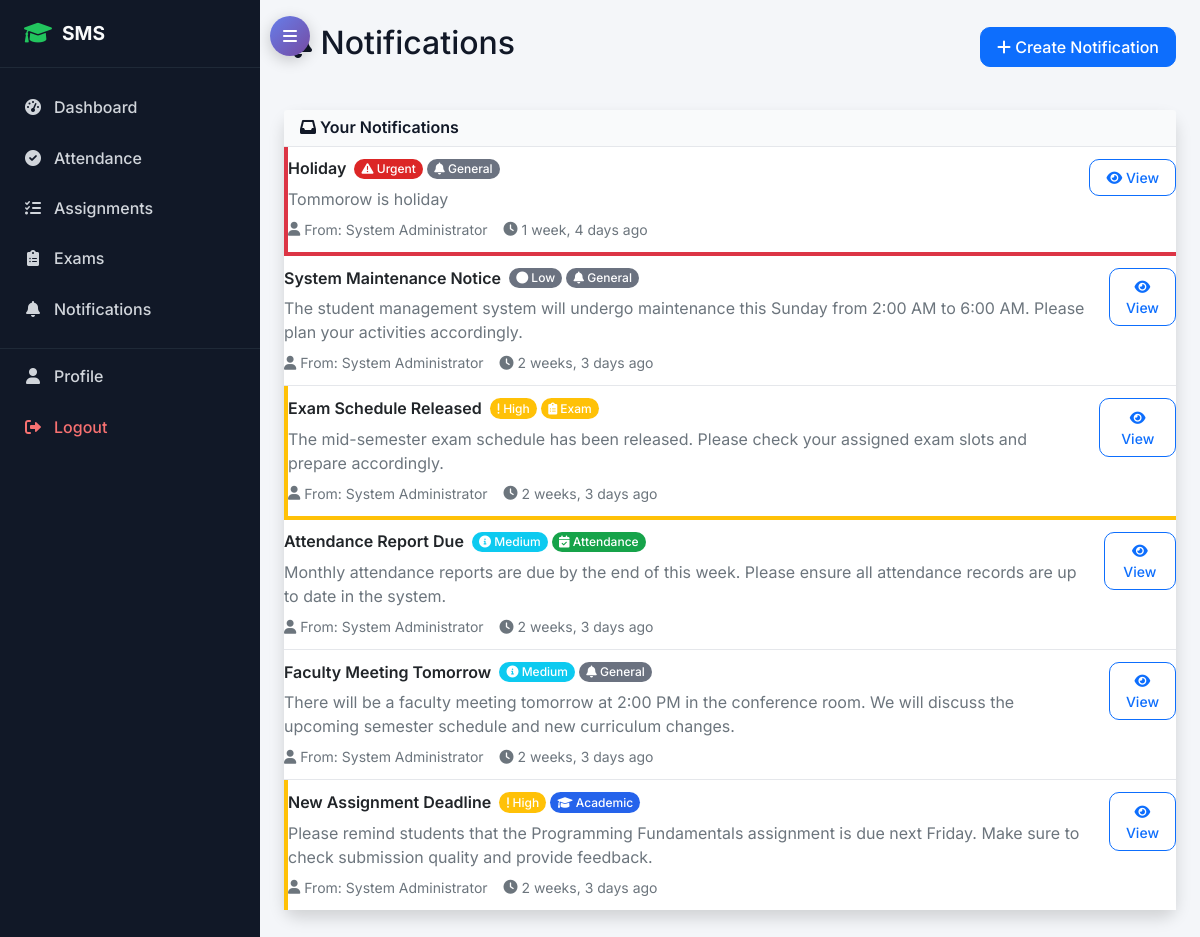
Before: /notifications/ (signed in) with the older database file.
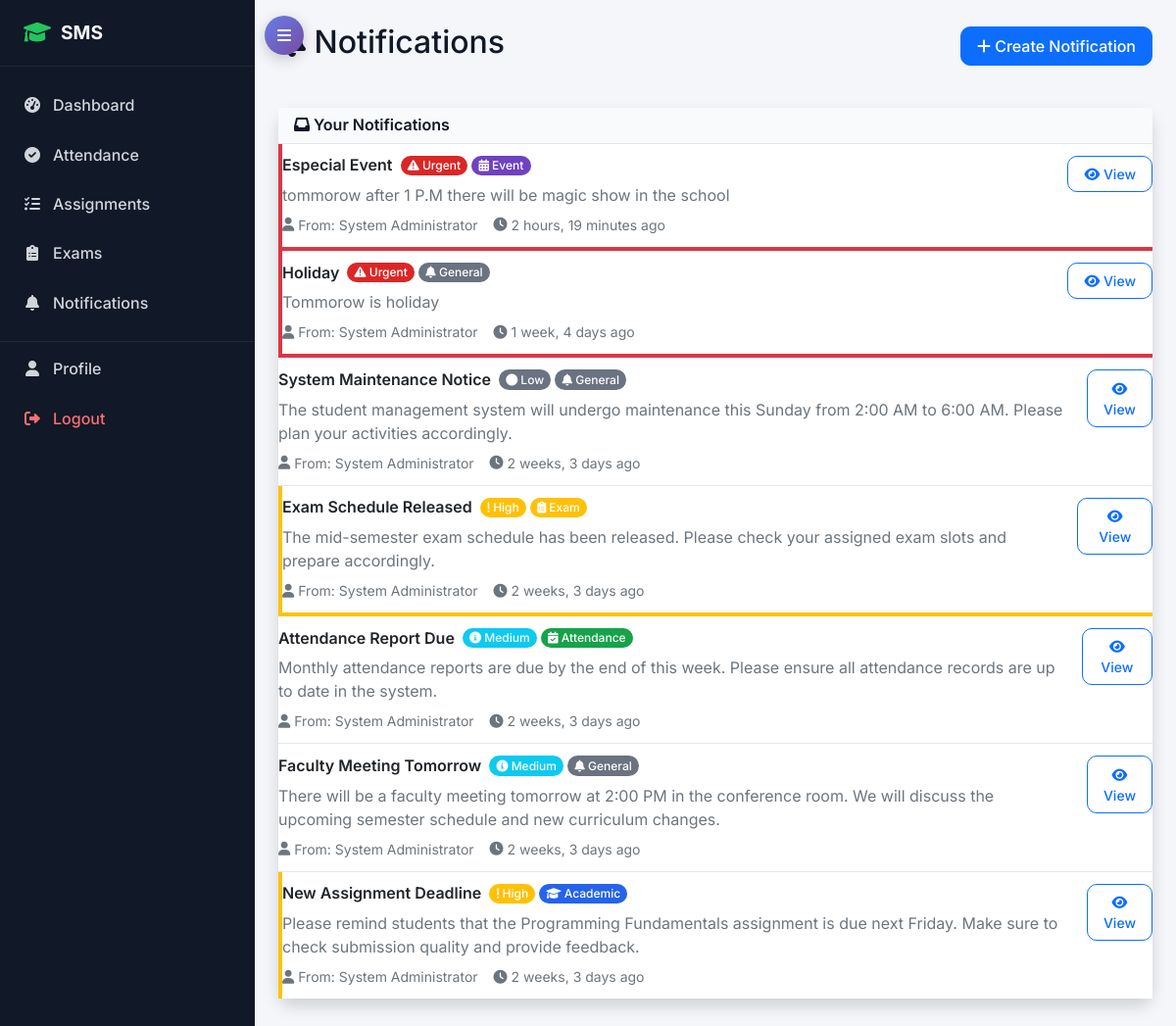
After: the same page with the newer database file.
### notifications/models.py (models this page shows, shortened)
class Notification(models.Model):
    NOTIFICATION_TYPES = (
        ('general', 'General'),
        ('academic', 'Academic'),
        ('attendance', 'Attendance'),
        ('exam', 'Examination'),
        ('fee', 'Fee'),
        ('event', 'Event'),
    )
    PRIORITY_CHOICES = (
        ('low', 'Low'),
        ('medium', 'Medium'),
        ('high', 'High'),
        ('urgent', 'Urgent'),
    )
    title = models.CharField(max_length=200)
    message = models.TextField()
    notification_type = models.CharField(max_length=20, choices=NOTIFICATION_TYPES)
    priority = models.CharField(max_length=10, choices=PRIORITY_CHOICES, default='medium')
    recipients = models.ManyToManyField(User, related_name='notifications')
    sender = models.ForeignKey(User, on_delete=models.CASCADE, related_name='sent_notifications')
    is_read = models.BooleanField(default=False)
    send_email = models.BooleanField(default=False)
    created_at = models.DateTimeField(auto_now_add=True)
    class Meta:
        ordering = ['-created_at']

### accounts/models.py (models this page shows, shortened)
class User(AbstractUser):
    USER_TYPE_CHOICES = (
        ('admin', 'Admin'),
        ('student', 'Student'),
        ('teacher', 'Teacher'),
        ('parent', 'Parent'),
    )
    user_type = models.CharField(max_length=10, choices=USER_TYPE_CHOICES)
    phone_regex = RegexValidator(regex=r'^\+?1?\d{9,15}$', message="Phone number must be entered in the format: '+999999999'. Up to 15 digits allowed.")
    phone_number = models.CharField(validators=[phone_regex], max_length=17, blank=True)
    address = models.TextField(blank=True)
    date_of_birth = models.DateField(null=True, blank=True)
    profile_picture = models.ImageField(upload_to='profile_pics/', blank=True, null=True)
    is_active = models.BooleanField(default=True)
    created_at = models.DateTimeField(auto_now_add=True)
    updated_at = models.DateTimeField(auto_now=True)

### notifications/views.py (the view)
# urls.py: path('', views.notification_list, name='notification_list'),
@login_required
def notification_list(request):
    notifications = Notification.objects.filter(recipients=request.user).order_by('-created_at')
    unread_notifications = notifications.exclude(
        notificationread__user=request.user
    )
    for notification in unread_notifications:
        NotificationRead.objects.get_or_create(
            notification=notification,
            user=request.user
        )
    context = {
        'notifications': notifications,
        'unread_count': unread_notifications.count()
    }
    return render(request, 'notifications/notification_list.html', context)

### templates/notifications/notification_list.html (shortened to what this page needs)
{% extends 'base.html' %}
{% block content %}
<div class="row">
    <div class="col-12">
        <div class="d-flex justify-content-between align-items-center mb-4">
            <h2><i class="fas fa-bell"></i> Notifications</h2>
            {% if user.user_type == 'admin' or user.user_type == 'teacher' %}
            <a href="{% url 'notifications:create_notification' %}" class="btn btn-primary">
                <i class="fas fa-plus"></i> Create Notification
            </a>
            {% endif %}
        </div>
    </div>
</div>
{% if notifications %}
<div class="row">
    <div class="col-12">
        <div class="card shadow">
            <div class="card-header bg-primary text-white">
                <h6 class="m-0"><i class="fas fa-inbox"></i> Your Notifications</h6>
            </div>
            <div class="card-body p-0">
                <div class="list-group list-group-flush">
                    {% for notification in notifications %}
                    <div class="list-group-item {% if notification.priority == 'urgent' %}border-start border-danger border-4{% elif notification.priority == 'high' %}border-start border-warning border-4{% endif %}">
                        <div class="d-flex w-100 justify-content-between align-items-start">
                            <div class="flex-grow-1">
                                <div class="d-flex align-items-center mb-2">
                                    <h6 class="mb-0 me-2">{{ notification.title }}</h6>
                                    {% if notification.priority == 'urgent' %}
                                        <span class="badge bg-danger">
                                            <i class="fas fa-exclamation-triangle"></i> Urgent
                                        </span>
                                    {% elif notification.priority == 'high' %}
                                        <span class="badge bg-warning">
                                            <i class="fas fa-exclamation"></i> High
                                        </span>
                                    {% elif notification.priority == 'medium' %}
                                        <span class="badge bg-info">
                                            <i class="fas fa-info-circle"></i> Medium
                                        </span>
                                    {% else %}
                                        <span class="badge bg-secondary">
                                            <i class="fas fa-circle"></i> Low
                                        </span>
                                    {% endif %}
                                    {% if notification.notification_type == 'academic' %}
                                        <span class="badge bg-primary ms-1">
                                            <i class="fas fa-graduation-cap"></i> Academic
                                        </span>
                                    {% elif notification.notification_type == 'attendance' %}
                                        <span class="badge bg-success ms-1">
                                            <i class="fas fa-calendar-check"></i> Attendance
                                        </span>
                                    {% elif notification.notification_type == 'exam' %}
                                        <span class="badge bg-warning ms-1">
                                            <i class="fas fa-clipboard-list"></i> Exam
                                        </span>
                                    {% elif notification.notification_type == 'fee' %}
                                        <span class="badge bg-info ms-1">
                                            <i class="fas fa-dollar-sign"></i> Fee
                                        </span>
                                    {% elif notification.notification_type == 'event' %}
                                        <span class="badge bg-purple ms-1">
                                            <i class="fas fa-calendar-alt"></i> Event
                                        </span>
                                    {% else %}
                                        <span class="badge bg-secondary ms-1">
                                            <i class="fas fa-bell"></i> General
                                        </span>
                                    {% endif %}
                                </div>
                                <p class="mb-2 text-muted">{{ notification.message|truncatewords:30 }}</p>
                                <div class="d-flex align-items-center text-muted small">
                                    <i class="fas fa-user me-1"></i>
                                    <span class="me-3">From: {{ notification.sender.get_full_name|default:notification.sender.username }}</span>
                                    <i class="fas fa-clock me-1"></i>
                                    <span>{{ notification.created_at|timesince }} ago</span>
                                </div>
                            </div>
                            <div class="ms-3">
                                <button class="btn btn-sm btn-outline-primary" type="button"
                                        data-bs-toggle="collapse" data-bs-target="#notification-{{ notification.id }}"
                                        aria-expanded="false">
                                    <i class="fas fa-eye"></i> View
                                </button>
                            </div>
                        </div>
                    </div>
                    {% endfor %}
                </div>
            </div>
        </div>
    </div>
</div>
{% endif %}
{% endblock %}

### templates/base.html (shortened to what this page needs)
<!DOCTYPE html>
<html lang="en">
<head>
    {% load static %}
    <link href="https://cdn.jsdelivr.net/npm/bootstrap@5.1.3/dist/css/bootstrap.min.css" rel="stylesheet">
    <link href="https://cdnjs.cloudflare.com/ajax/libs/font-awesome/6.0.0/css/all.min.css" rel="stylesheet">
    <link rel="stylesheet" href="{% static 'css/style.css' %}">
</head>
<body>
{% if user.is_authenticated %}
<div class="layout-wrapper">
    <button class="desktop-sidebar-toggle d-none d-md-flex" id="desktopSidebarToggle" aria-label="Toggle Sidebar">
        <i class="fas fa-bars"></i>
    </button>
    <aside class="sidebar" id="sidebar">
        <div class="sidebar-brand">
            <i class="fas fa-graduation-cap"></i>
            <span class="sidebar-text">SMS</span>
        </div>
        <ul class="sidebar-menu">
            <li>
                <a href="{% url 'accounts:dashboard' %}">
                    <i class="fas fa-tachometer-alt"></i> <span class="sidebar-text">Dashboard</span>
                </a>
            </li>
            {% if user.user_type == 'teacher' or user.user_type == 'admin' %}
            <li>
                <a href="{% url 'attendance:mark_attendance' %}">
                    <i class="fas fa-check-circle"></i> <span class="sidebar-text">Attendance</span>
                </a>
            </li>
            <li>
                <a href="{% url 'academic:assignment_list' %}">
                    <i class="fas fa-tasks"></i> <span class="sidebar-text">Assignments</span>
                </a>
            </li>
            <li>
                <a href="{% url 'examination:exam_list' %}">
                    <i class="fas fa-clipboard-list"></i> <span class="sidebar-text">Exams</span>
                </a>
            </li>
            {% endif %}
            <li>
                <a href="{% url 'notifications:notification_list' %}">
                    <i class="fas fa-bell"></i> <span class="sidebar-text">Notifications</span>
                </a>
            </li>
            <li class="sidebar-divider"></li>
            <li>
                <a href="{% url 'accounts:profile' %}">
                    <i class="fas fa-user"></i> <span class="sidebar-text">Profile</span>
                </a>
            </li>
            <li>
                <a href="{% url 'accounts:logout' %}" class="logout">
                    <i class="fas fa-sign-out-alt"></i> <span class="sidebar-text">Logout</span>
                </a>
            </li>
        </ul>
    </aside>
    <main class="main-content" id="mainContent">
{% else %}
    <main class="container-fluid mt-4">
{% endif %}
        {% block content %}{% endblock %}
    </main>
{% if user.is_authenticated %}
</div>
{% endif %}
</body>
</html>

### templates/notifications/notification_list.html (style rules this page uses)
.bg-purple { background-color: #6f42c1 !important; }

Changed rows visible on the page:
added Notification: title "Especial Event", priority "urgent" (drawn), notification_type "event" (drawn), message "tommorow after 1 P.M there will be magic show in the school", sender.get_full_name "System Administrator", created_at "2 hours, 19 minutes"
